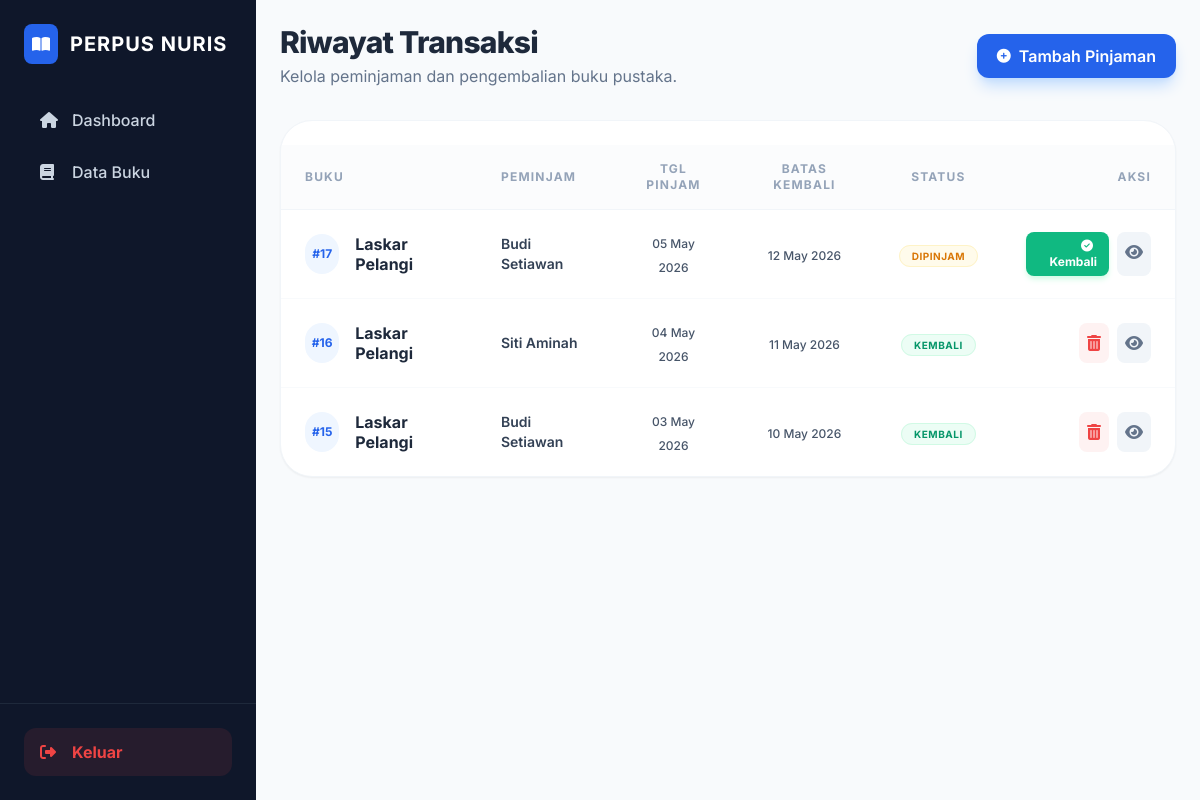
/pages/transaksi/index.php, run on the app's committed database.
### tables this page shows
CREATE TABLE `peminjaman` (
  `id` int NOT NULL,
  `id_anggota` int DEFAULT NULL,
  `id_buku` int DEFAULT NULL,
  `id_user` int DEFAULT NULL,
  `tanggal_pinjam` date NOT NULL,
  `tanggal_kembali_seharusnya` date NOT NULL,
  `status_pinjam` enum('dipinjam','kembali') DEFAULT 'dipinjam'
);

CREATE TABLE `buku` (
  `id` int NOT NULL,
  `judul_buku` varchar(255) NOT NULL,
  `isbn` varchar(20) DEFAULT NULL,
  `stok` int DEFAULT '0',
  `tahun_terbit` year DEFAULT NULL,
  `id_kategori` int DEFAULT NULL,
  `id_penulis` int DEFAULT NULL,
  `id_penerbit` int DEFAULT NULL,
  `id_rak` int DEFAULT NULL
);

CREATE TABLE `anggota` (
  `id` int NOT NULL,
  `id_user` int DEFAULT NULL,
  `nisn` varchar(20) NOT NULL,
  `nama_anggota` varchar(100) NOT NULL,
  `jenis_kelamin` enum('L','P') DEFAULT NULL,
  `no_telp` varchar(15) DEFAULT NULL,
  `alamat` text,
  `tanggal_mendaftar` date DEFAULT (curdate())
);

### pages/transaksi/index.php (the view)
<?php
require_once "../../konek.php";
require_once "../../layout/header.php";
require_once "../../layout/sidebar.php";
$query = mysqli_query($conn, "SELECT peminjaman.*, anggota.nama_anggota, buku.judul_buku
                              FROM peminjaman
                              JOIN anggota ON peminjaman.id_anggota = anggota.id
                              JOIN buku ON peminjaman.id_buku = buku.id
                              ORDER BY peminjaman.id DESC");
?>
<div class="p-6">
    <div class="flex flex-col md:flex-row md:items-center justify-between gap-4 mb-8">
        <div>
            <h2 class="text-3xl font-extrabold text-slate-800 tracking-tight">Riwayat Transaksi</h2>
            <p class="text-slate-500 mt-1">Kelola peminjaman dan pengembalian buku pustaka.</p>
        </div>
        <?php if ($_SESSION['role'] !== 'anggota') : ?>
        <a href="tambah.php" class="inline-flex items-center gap-2 bg-blue-600 hover:bg-blue-700 text-white font-semibold px-5 py-2.5 rounded-xl transition-all shadow-lg shadow-blue-200">
            <i class="fas fa-plus-circle text-sm"></i>
            Tambah Pinjaman
        </a>
        <?php endif; ?>
    </div>
    <div class="bg-white rounded-[2rem] shadow-sm border border-slate-100 overflow-hidden">
        <div class="overflow-x-auto">
            <table class="w-full text-left border-collapse">
                <thead>
                    <tr class="bg-slate-50/50 border-b border-slate-100">
                        <th class="px-6 py-4 text-xs font-bold text-slate-400 uppercase tracking-widest">Buku</th>
                        <th class="px-6 py-4 text-xs font-bold text-slate-400 uppercase tracking-widest">Peminjam</th>l
                        <th class="px-6 py-4 text-xs font-bold text-slate-400 uppercase tracking-widest text-center">Tgl Pinjam</th>
                        <th class="px-6 py-4 text-xs font-bold text-slate-400 uppercase tracking-widest text-center">Batas Kembali</th>
                        <th class="px-6 py-4 text-xs font-bold text-slate-400 uppercase tracking-widest text-center">Status</th>
                        <th class="px-6 py-4 text-xs font-bold text-slate-400 uppercase tracking-widest text-right">Aksi</th>
                    </tr>
                </thead>
                <tbody class="divide-y divide-slate-50">
                    <?php while($row = mysqli_fetch_assoc($query)) : ?>
                    <tr class="hover:bg-slate-50/80 transition-colors group">
                        <td class="px-6 py-5">
                            <div class="flex items-center gap-4">
                                <div class="w-10 h-10 bg-blue-50 text-blue-600 rounded-full flex items-center justify-center font-bold text-xs">
                                    #<?= $row['id']; ?>
                                </div>
                                <h4 class="font-bold text-slate-800 leading-tight"><?= $row['judul_buku']; ?></h4>
                            </div>
                        </td>
                        <td class="px-6 py-5">
                            <p class="text-sm font-semibold text-slate-700"><?= $row['nama_anggota']; ?></p>
                        </td>
                        <td class="px-6 py-5 text-center">
                            <span class="text-xs font-medium text-slate-600"><?= date('d M Y', strtotime($row['tanggal_pinjam'])); ?></span>
                        </td>
                        <td class="px-6 py-5 text-center">
                            <span class="text-xs font-medium text-slate-600"><?= date('d M Y', strtotime($row['tanggal_kembali_seharusnya'])); ?></span>
                        </td>
                        <td class="px-6 py-5 text-center">
                            <?php if ($row['status_pinjam'] == 'dipinjam') : ?>
                                <span class="px-3 py-1 rounded-full bg-amber-50 text-amber-600 text-[10px] font-bold uppercase tracking-wider border border-amber-100">Dipinjam</span>
                            <?php else : ?>
                                <span class="px-3 py-1 rounded-full bg-emerald-50 text-emerald-600 text-[10px] font-bold uppercase tracking-wider border border-emerald-100">Kembali</span>
                            <?php endif; ?>
                        </td>
                        <td class="px-6 py-5 text-right">
                            <div class="flex justify-end gap-2">
                                <?php if ($row['status_pinjam'] == 'dipinjam' && $_SESSION['role'] !== 'anggota') : ?>
                                <a href="kembali.php?id=<?= $row['id']; ?>"
                                   onclick="return confirm('Konfirmasi pengembalian buku?')"
                                   class="px-3 py-1.5 bg-emerald-500 hover:bg-emerald-600 text-white text-xs font-bold rounded-lg transition-all shadow-md shadow-emerald-100">
                                    <i class="fas fa-check-circle mr-1"></i> Kembali
                                </a>
                                <?php endif; ?>
                                <?php if ($row['status_pinjam'] == 'kembali' && $_SESSION['role'] !== 'anggota') : ?>
                                <a href="hapus.php?id=<?= $row['id']; ?>"
                                   onclick="return confirm('Hapus riwayat transaksi ini?')"
                                   class="p-2 bg-red-50 text-red-500 hover:bg-red-500 hover:text-white rounded-lg transition-all">
                                    <i class="fas fa-trash-alt"></i>
                                </a>
                                <?php endif; ?>
                                <a href="detail.php?id=<?= $row['id']; ?>" class="p-2 bg-slate-100 hover:bg-blue-600 hover:text-white text-slate-500 rounded-lg transition-all">
                                    <i class="fas fa-eye"></i>
                                </a>
                            </div>
                        </td>
                    </tr>
                    <?php endwhile; ?>
                </tbody>
            </table>
        </div>
    </div>
</div>

### layout/header.php (shortened to what this page needs)
<!DOCTYPE html>
<html lang="id">
<head>
    <script src="https://cdn.tailwindcss.com"></script>
    <link rel="stylesheet" href="https://cdnjs.cloudflare.com/ajax/libs/font-awesome/6.4.0/css/all.min.css">
</head>
<body class="bg-slate-50">
    <div class="flex min-h-screen">

### layout/sidebar.php (shortened to what this page needs)
<aside class="w-64 bg-slate-900 text-slate-300 flex-shrink-0 flex flex-col shadow-xl">
    <div class="p-6">
        <div class="flex items-center gap-3 text-white mb-8">
            <div class="bg-blue-600 p-2 rounded-lg">
                <i class="fas fa-book-open"></i>
            </div>
            <span class="text-xl font-bold tracking-wider">PERPUS NURIS</span>
        </div>
        <nav class="space-y-1">
            <a href="<?= BASE_URL; ?>pages/dashboard.php" class="flex items-center gap-3 px-4 py-3 rounded-xl hover:bg-slate-800 hover:text-white transition-all group">
                <i class="fas fa-home w-5 group-hover:text-blue-400"></i>
                <span class="font-medium">Dashboard</span>
            </a>
            <a href="<?= BASE_URL; ?>pages/buku/index.php" class="flex items-center gap-3 px-4 py-3 rounded-xl hover:bg-slate-800 hover:text-white transition-all group">
                <i class="fas fa-book w-5 group-hover:text-blue-400"></i>
                <span class="font-medium">Data Buku</span>
            </a>
        </nav>
    </div>
    <div class="mt-auto p-6 border-t border-slate-800">
        <a href="<?= BASE_URL; ?>logout.php" class="flex items-center gap-3 px-4 py-3 rounded-xl bg-red-500/10 text-red-500 hover:bg-red-500 hover:text-white transition-all group">
            <i class="fas fa-sign-out-alt w-5"></i>
            <span class="font-bold">Keluar</span>
        </a>
    </div>
</aside>
<main class="flex-1 overflow-y-auto bg-slate-50 h-screen">

### layout/header.php (style rules this page uses)
body { font-family: 'Inter', sans-serif; }

### data on the page
peminjaman: id "17", id_buku.judul_buku "Laskar Pelangi", id_anggota.nama_anggota "Budi Setiawan", tanggal_pinjam "05 May 2026", tanggal_kembali_seharusnya "12 May 2026", status_pinjam "DIPINJAM"
peminjaman: id "16", id_buku.judul_buku "Laskar Pelangi", id_anggota.nama_anggota "Siti Aminah", tanggal_pinjam "04 May 2026", tanggal_kembali_seharusnya "11 May 2026", status_pinjam "KEMBALI"
peminjaman: id "15", id_buku.judul_buku "Laskar Pelangi", id_anggota.nama_anggota "Budi Setiawan", tanggal_pinjam "03 May 2026", tanggal_kembali_seharusnya "10 May 2026", status_pinjam "KEMBALI"
